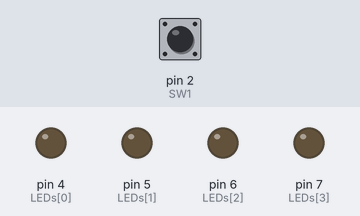
Bench run of a sketch on a simulated Arduino Uno, built with avr-gcc and run on an emulated ATmega328P. Parts: output pins drawn as LEDs (lit = HIGH). The inputs (shaded band) are chosen by the test bench; at power-on: pin 2 (SW1) HIGH.

Above: at 1.2 s.
1.3 s: pin 2 (SW1) pulled LOW for 0.15 s
At 2.2 s:
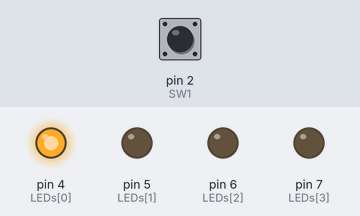
2.9 s: pin 2 (SW1) pulled LOW for 1 s
At 4.6 s:
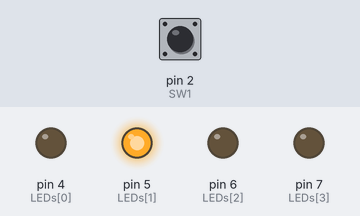
5.4 s: pin 2 (SW1) pulled LOW for 0.15 s
At 6.5 s:
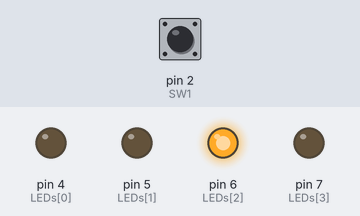
7.0 s: pin 2 (SW1) pulled LOW for 3.2 s
At 10.6 s:
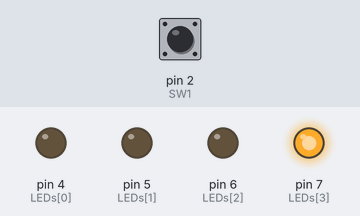
Timing chart, 0 to 12.1 s (numbered marks = the images above; inputs shaded):
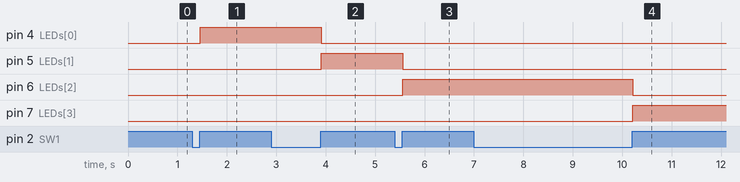

Measured:
- after the input at 1.3 s, pin 4 (LEDs[0]): LOW → HIGH after 0.16 s
- after the input at 2.9 s, pin 4 (LEDs[0]): HIGH → LOW after 1.0 s; pin 5 (LEDs[1]): LOW → HIGH after 1.0 s
- after the input at 5.4 s, pin 5 (LEDs[1]): HIGH → LOW after 0.16 s; pin 6 (LEDs[2]): LOW → HIGH after 0.16 s
- after the input at 7.0 s, pin 6 (LEDs[2]): HIGH → LOW after 3.2 s; pin 7 (LEDs[3]): LOW → HIGH after 3.2 s

The sketch:

Switch_input.ino
```cpp
int LEDs[]={4,5,6,7};
int SW1 = 2;
int mode = 0;
void setup() {
  // put your setup code here, to run once:
for(int i=0;i<4;i++){
  pinMode(LEDs[i],OUTPUT);
}
pinMode(SW1,INPUT);
}

void loop() {
  // put your main code here, to run repeatedly:
 if(digitalRead(SW1)==0){
    delay(10);
    while(digitalRead(SW1)==0);
    delay(10);
    mode++;
    if(mode>4){
      mode = 0;
    }
 }
 for(int i = 1;i<5;i++){
    if(i==mode){
      digitalWrite(LEDs[i-1],HIGH);
    }else{
      digitalWrite(LEDs[i-1],LOW);
    }
 }
}
```
